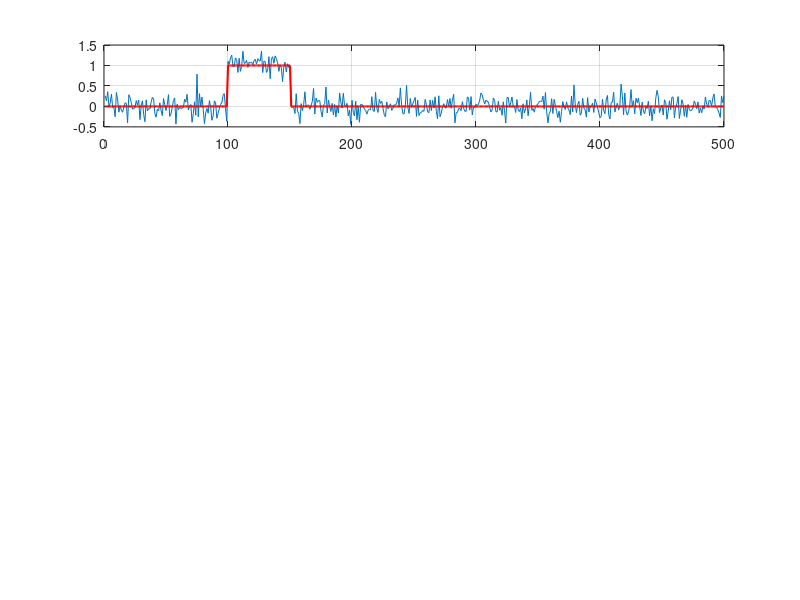

Recreate this plot in MATLAB. (Note: this script raises an error after producing the figure.)
snr = [5 7.5 10 12.5];
T = linspace(0,6,50);
x = zeros(1,500);
x(100:150) = 1;

figure
for k = 1:4
   subplot(4,1,k); plot(awgn(x,snr(k),'measured')); hold on; plot(x,'r','LineWidth',1.5); grid on
   title("SNR = " + snr(k) + " dB"); xlabel('Sample'); ylabel('Amplitude')
   if k == 1, legend('Noisy', 'Clean'); end
end

for k = 1:4
   s = 10^(-snr(k)/20);
   Pfa(k,:) = mean(s*randn(1e4,1) > T);
   Pd(k,:) = mean(1 + s*randn(1e4,1) > T);
end

figure; plot(T,Pd,T,Pfa,'--'); grid on
xlabel('Threshold (T)'); ylabel('Probability'); title('Pd and Pfa vs Threshold')
legend(["Pd " + snr + " dB", "Pfa " + snr + " dB"])

figure; plot(Pfa',Pd','-o'); grid on
xlabel('Probability of False Alarm (Pfa)'); ylabel('Probability of Detection (Pd)'); title('ROC Curves')
legend("SNR = " + snr + " dB", 'Location', 'southeast')
